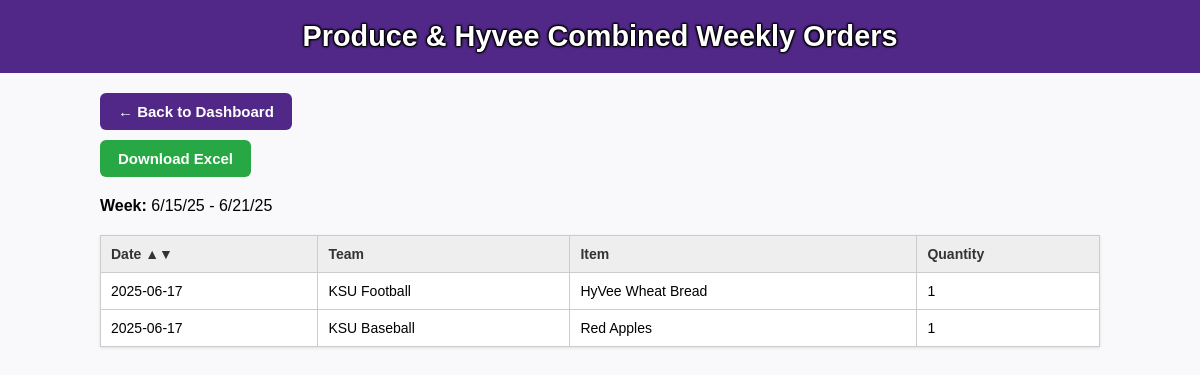
The app's page /admin/produce_hyvee (signed in) with its own data.
### models.py (models this page shows)
class Team(db.Model):
    id = db.Column(db.Integer, primary_key=True)
    name = db.Column(db.String, unique=True, nullable=False)
    budget = db.Column(db.Float, default=100.0)
    remaining_budget = db.Column(db.Float, default=100.0)
    members = db.relationship('User', backref='team', lazy=True)
    orders = db.relationship('Order', backref='team', lazy=True)

class OrderItem(db.Model):
    id = db.Column(db.Integer, primary_key=True)
    order_id = db.Column(db.Integer, db.ForeignKey('order.id'), nullable=False)
    item_name = db.Column(db.String, nullable=False)
    option_name = db.Column(db.String, nullable=False)
    quantity = db.Column(db.Integer, nullable=False)

### app.py (the view)
@app.route('/admin/produce_hyvee')
@login_required
def admin_produce_hyvee():
    if not (session.get('admin_as_football') or session.get('member_name') == "Scott Trausch"):
        return "Access Denied", 403
    with open("structured_menu.json", "r") as f:
        menu = json.load(f)
    produce_items = set(menu.get("Produce", {}).keys())
    hyvee_items = set(menu.get("Hyvee", {}).keys())
    valid_items = produce_items | hyvee_items
    today = datetime.now()
    start_of_week = today - timedelta(days=today.weekday() + 1) if today.weekday() != 6 else today
    end_of_week = start_of_week + timedelta(days=6)
    matching_orders = []
    orders = Order.query.filter(Order.date >= start_of_week.date(), Order.date <= end_of_week.date()).all()
    for order in orders:
        team_name = order.team.name
        for item in order.items:
            if item.item_name in valid_items:
                matching_orders.append((
                    order.date.strftime("%Y-%m-%d"),
                    team_name,
                    item.item_name,
                    item.quantity
                ))
    week_range = f"{start_of_week.strftime('%-m/%-d/%y')} - {end_of_week.strftime('%-m/%-d/%y')}"
    return render_template("admin_produce_hyvee.html", orders=matching_orders, week_range=week_range)

### app.py (called while the page is built)
@login_manager.user_loader
def load_user(user_id):
    return User.query.get(int(user_id))

### templates/admin_produce_hyvee.html (shortened to what this page needs)
<!DOCTYPE html>
<html>
<head>
</head>
<body>
<div class="header-box">
    Produce & Hyvee Combined Weekly Orders
</div>
<div class="content">
    <div class="button-group">
        <a href="{{ url_for('admin_dashboard') }}" class="button">← Back to Dashboard</a>
        <a href="{{ url_for('export_produce_hyvee_excel') }}" class="button download-button">Download Excel</a>
    </div>
    <p><strong>Week:</strong> {{ week_range }}</p>
    {% if orders %}
        <table id="orders-table">
            <thead>
                <tr>
                    <th onclick="sortByDate()">Date &#x25B2;&#x25BC;</th>
                    <th>Team</th>
                    <th>Item</th>
                    <th>Quantity</th>
                </tr>
            </thead>
            <tbody id="orders-body">
                {% for date, team, item, qty in orders %}
                    <tr>
                        <td>{{ date }}</td>
                        <td>{{ team }}</td>
                        <td>{{ item }}</td>
                        <td>{{ qty }}</td>
                    </tr>
                {% endfor %}
            </tbody>
        </table>
    {% else %}
        <p class="no-orders">No qualifying Produce or Hyvee orders were placed this week.</p>
    {% endif %}
</div>
</body>
</html>

### templates/admin_produce_hyvee.html (style rules this page uses)
body { font-family: Arial, sans-serif; background-color: #f9f9fb; margin: 0; padding: 0; }
.header-box { background-color: #512888; color: white; padding: 20px; text-align: center; font-size: 1.8em; font-weight: bold; text-shadow: 1px 1px 2px black, -1px -1px 2px black, 1px -1px 2px black, -1px 1px 2px black; }
.content { max-width: 1000px; margin: 0 auto; padding: 20px; }
.button { display: inline-block; padding: 10px 18px; background-color: #512888; color: white; border: none; border-radius: 6px; font-weight: bold; text-decoration: none; font-size: 15px; cursor: pointer; }
.button-group { display: flex; flex-direction: column; align-items: flex-start; gap: 10px; margin-bottom: 20px; }
.download-button { background-color: #28a745; }
table { width: 100%; border-collapse: collapse; margin-top: 20px; background-color: white; box-shadow: 0 1px 3px rgba(0, 0, 0, 0.1); }
th, td { border: 1px solid #ccc; padding: 10px; text-align: left; font-size: 14px; }
th { background-color: #eee; color: #333; }

### records on screen
Team: orders "KSU Football"
OrderItem: orders "HyVee Wheat Bread"
Team: orders "KSU Baseball"
OrderItem: orders "Red Apples"

### other values on screen
{{ week_range }} "6/15/25 - 6/21/25"
{{ date }} "2025-06-17" "2025-06-17"
{{ qty }} "1" "1"
